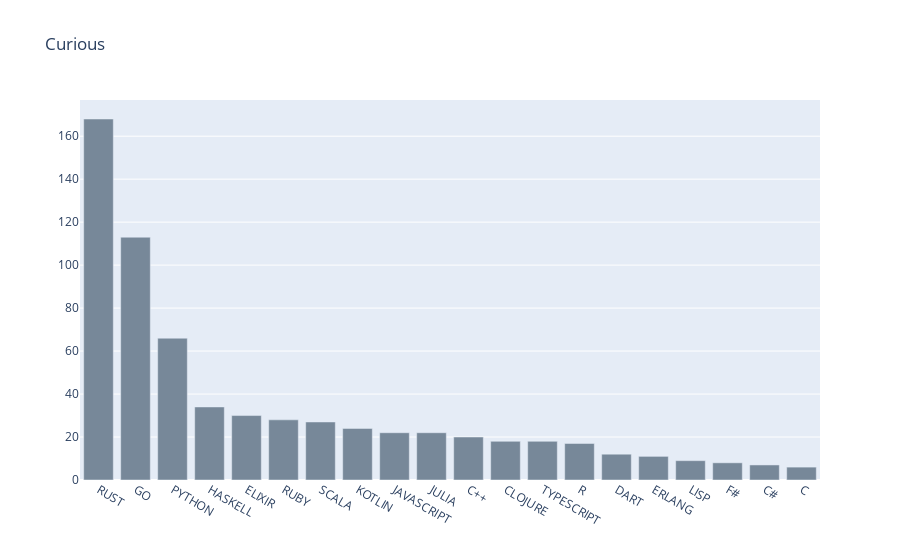

Notebook source saved alongside this figure:
### Markdown cell above
![newplot%20%287%29.png](attachment:newplot%20%287%29.png)

### Code cell
curious=df[df.category2=="curious"]
curious
curious_dict=dict(curious.answer.value_counts())
curious_data=pd.DataFrame()
curious_data["name"]=[item.upper() for item in curious_dict.keys()]
curious_data["value"]=curious_dict.values()

colors = ['lightslategray',] * 20

fig = go.Figure(data=[go.Bar(
    x=curious_data[:20].name,
    y=curious_data[:20].value,
    marker_color=colors,

)])
fig.update_layout(title_text='Curious')

### Figure 1 — Plotly figure (JSON) as saved in the notebook; plotly's stock layout.template omitted (floating-point values rounded to 4 significant figures)
{"data": [{"marker": {"color": ["lightslategray", "lightslategray", "lightslategray", "lightslategray", "lightslategray", "lightslategray", "lightslategray", "lightslategray", "lightslategray", "lightslategray", "lightslategray", "lightslategray", "lightslategray", "lightslategray", "lightslategray", "lightslategray", "lightslategray", "lightslategray", "lightslategray", "lightslategray"]}, "type": "bar", "x": ["RUST", "GO", "PYTHON", "HASKELL", "ELIXIR", "RUBY", "SCALA", "KOTLIN", "JAVASCRIPT", "JULIA", "C++", "CLOJURE", "TYPESCRIPT", "R", "DART", "ERLANG", "LISP", "F#", "C#", "C"], "y": [168, 113, 66, 34, 30, 28, 27, 24, 22, 22, 20, 18, 18, 17, 12, 11, 9, 8, 7, 6]}], "layout": {"title": {"text": "Curious"}}}
